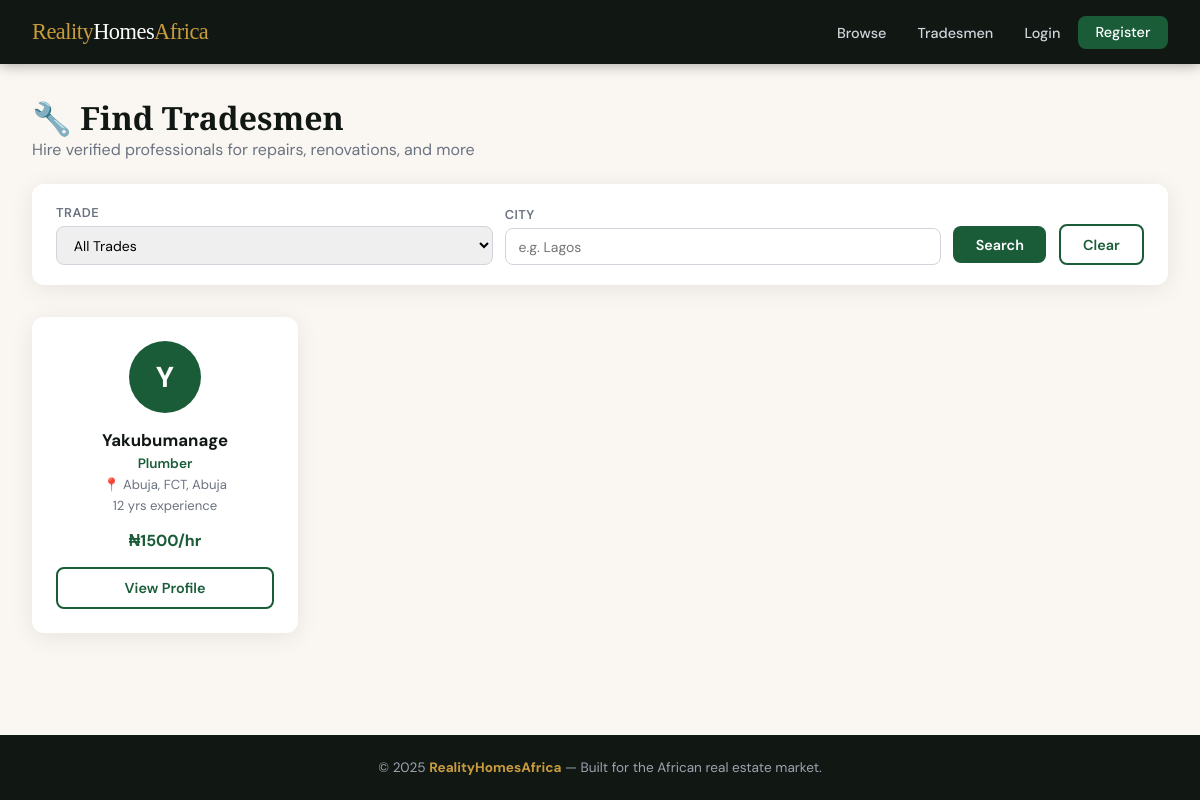
Page /services/ on the committed database.
### services/models.py (models this page shows, shortened)
class TradesmanProfile(models.Model):
    user = models.OneToOneField(
        settings.AUTH_USER_MODEL,
        on_delete=models.CASCADE,
        related_name='tradesman_profile'
    )
    trade_category = models.CharField(max_length=30, choices=TRADE_CATEGORIES)
    years_experience = models.PositiveIntegerField(default=0)
    hourly_rate = models.DecimalField(max_digits=10, decimal_places=2, null=True, blank=True)
    is_verified = models.BooleanField(default=False)
    location_city = models.CharField(max_length=100, blank=True)
    location_state = models.CharField(max_length=100, blank=True)
    certificate = models.FileField(upload_to='certificates/', null=True, blank=True)

### users/models.py (models this page shows, shortened)
class CustomUser(AbstractUser):
    is_agent = models.BooleanField(default=False)
    is_tradesman = models.BooleanField(default=False)
    is_client = models.BooleanField(default=True)
    phone_number = models.CharField(max_length=15, blank=True, null=True)
    profile_picture = models.ImageField(upload_to='profile_pictures/', blank=True, null=True)
    bio = models.TextField(blank=True, null=True)

### services/views.py (the view)
# urls.py: path('', views.tradesman_list, name='tradesman_list'),
def tradesman_list(request):
    tradesmen = TradesmanProfile.objects.select_related('user')
    trade = request.GET.get('trade', '')
    city = request.GET.get('city', '')
    if trade:
        tradesmen = tradesmen.filter(trade_category=trade)
    if city:
        tradesmen = tradesmen.filter(location_city__icontains=city)
    from .models import TRADE_CATEGORIES
    return render(request, 'services/tradesman_list.html', {
        'tradesmen': tradesmen,
        'trade_categories': TRADE_CATEGORIES,
        'selected_trade': trade,
        'selected_city': city,
    })

### users/context_processors.py (called while the page is built)
def unread_messages_count(request):
    if request.user.is_authenticated:
        from .models import Message
        count = Message.objects.filter(receiver=request.user, is_read=False).count()
        return {'unread_count': count}
    return {'unread_count': 0}

### templates/services/tradesman_list.html (shortened to what this page needs)
{% extends 'base.html' %}
{% block content %}
<div class="page-hdr">
  <h1>🔧 Find Tradesmen</h1>
  <p style="color:var(--gray)">Hire verified professionals for repairs, renovations, and more</p>
</div>
<form method="get" class="filter-bar">
  <div class="fg">
    <label>Trade</label>
    <select name="trade">
      <option value="">All Trades</option>
    </select>
  </div>
  <div class="fg">
    <label>City</label>
    <input type="text" name="city" value="{{ selected_city }}" placeholder="e.g. Lagos">
  </div>
  <div>
    <button type="submit" class="btn btn-primary">Search</button>
    <a href="{% url 'services:tradesman_list' %}" class="btn btn-outline" style="margin-left:0.5rem">Clear</a>
  </div>
</form>
{% if tradesmen %}
<div class="tradesman-grid">
  {% for t in tradesmen %}
  <div class="t-card">
    <div class="t-avatar">{{ t.user.username|slice:":1"|upper }}</div>
    <div class="t-name">{{ t.user.get_full_name|default:t.user.username }}</div>
    <div class="t-trade">{{ t.get_trade_category_display }}</div>
    {% if t.location_city %}<div class="t-location">📍 {{ t.location_city }}{% if t.location_state %}, {{ t.location_state }}{% endif %}</div>{% endif %}
    <div class="t-exp">{{ t.years_experience }} yr{{ t.years_experience|pluralize }} experience</div>
    {% if t.hourly_rate %}<div style="font-weight:700; color:var(--green); margin-bottom:1rem;">₦{{ t.hourly_rate|floatformat:0 }}/hr</div>{% endif %}
    <a href="{% url 'services:tradesman_profile' t.pk %}" class="btn btn-outline" style="width:100%; text-align:center;">View Profile</a>
  </div>
  {% endfor %}
</div>
{% else %}
  <div style="text-align:center; padding:3rem; background:var(--white); border-radius:var(--radius); box-shadow:var(--shadow); color:var(--gray);">
    <div style="font-size:2.5rem; margin-bottom:0.75rem;">🔍</div>
    <p>No tradesmen found for your search. Try different filters.</p>
  </div>
{% endif %}
{% endblock %}

### templates/base.html (style rules this page uses)
:root { --green: #1a5c38; --green-light: #2d8653; --gold: #c89b3c; --cream: #faf7f2; --dark: #111814; --gray: #6b7280; --light-gray: #f3f4f6; --white: #ffffff; --danger: #dc2626; --radius: 12px; --shadow: 0 4px 24px rgba(0,0,0,0.08); }
* { box-sizing: border-box; margin: 0; padding: 0; }
body { font-family: 'DM Sans', sans-serif; background: var(--cream); color: var(--dark); min-height: 100vh; display: flex; flex-direction: column; }
.btn { display: inline-block; padding: 0.6rem 1.4rem; border-radius: 8px; font-family: 'DM Sans', sans-serif; font-size: 0.9rem; font-weight: 600; cursor: pointer; border: none; text-decoration: none; transition: all 0.2s; }
.btn-primary { background: var(--green); color: var(--white); }
.btn-outline { background: transparent; border: 2px solid var(--green); color: var(--green); }

### templates/services/tradesman_list.html (style rules this page uses)
.page-hdr { margin-bottom:1.5rem; }
.page-hdr h1 { font-family:'Playfair Display',serif; font-size:2rem; }
.filter-bar { background:var(--white); border-radius:var(--radius); padding:1.25rem 1.5rem; box-shadow:var(--shadow); margin-bottom:2rem; display:flex; flex-wrap:wrap; gap:0.75rem; align-items:flex-end; }
.filter-bar .fg { flex:1; min-width:160px; }
.filter-bar label { display:block; font-size:0.8rem; font-weight:600; margin-bottom:0.3rem; color:var(--gray); text-transform:uppercase; letter-spacing:0.5px; }
.filter-bar input, .filter-bar select { width:100%; padding:0.55rem 0.8rem; border:1.5px solid #d1d5db; border-radius:8px; font-family:'DM Sans',sans-serif; font-size:0.875rem; }
.tradesman-grid { display:grid; grid-template-columns:repeat(auto-fill, minmax(260px, 1fr)); gap:1.5rem; }
.t-card { background:var(--white); border-radius:var(--radius); padding:1.5rem; box-shadow:var(--shadow); text-align:center; transition:transform 0.2s, box-shadow 0.2s; }
.t-avatar { width:72px; height:72px; border-radius:50%; background:var(--green); color:var(--white); display:flex; align-items:center; justify-content:center; font-size:1.8rem; font-weight:700; margin:0 auto 1rem; }
.t-name { font-weight:700; font-size:1.05rem; margin-bottom:0.25rem; }
.t-trade { color:var(--green); font-size:0.85rem; font-weight:600; margin-bottom:0.25rem; }
.t-location { color:var(--gray); font-size:0.82rem; margin-bottom:0.25rem; }
.t-exp { color:var(--gray); font-size:0.82rem; margin-bottom:1rem; }

### rows in the picture
TradesmanProfile: user.username "Y", user.get_full_name "Yakubumanage", trade_category "Plumber", location_city "Abuja", location_state "FCT, Abuja", years_experience "12", hourly_rate "1500"
